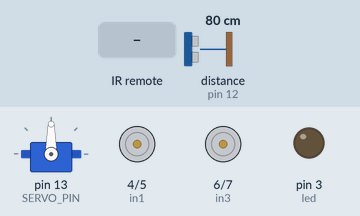
Recording of a sketch running on a simulated Arduino Uno, built with avr-gcc and run on an emulated ATmega328P. On the bench: servo, motor-driver pin pairs drawn as motors (green arrow = first pin HIGH = forward, orange = second pin HIGH = backward, longer = more drive, scaled by the enable pin), output pins drawn as LEDs (lit = HIGH). Wiring (inferred from the names in the program): ultrasonic range finder: trigger pin 10; echo pin 12. The inputs (shaded band) are chosen by the test bench; at power-on: distance to the obstacle (sensor on pin 12) 80 cm. The echo pulse lasts 58.3 µs per cm; pins used as bus, display or sensor lines are not drawn.

Above: at 1.3 s.
1.4 s: infrared code 0xD received
At 4.3 s:
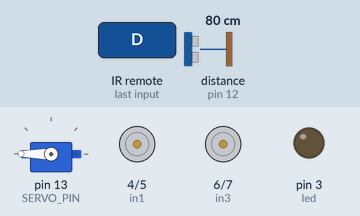
4.5 s: distance to the obstacle (sensor on pin 12) set to 43 cm
6.0 s: distance to the obstacle (sensor on pin 12) set to 34 cm
At 7.1 s:
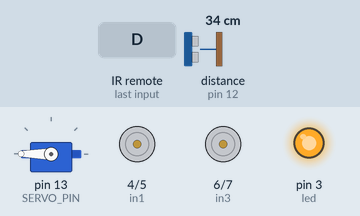
7.5 s: infrared code 0x46 received
9.5 s: infrared code 0x15 received
At 10.3 s:
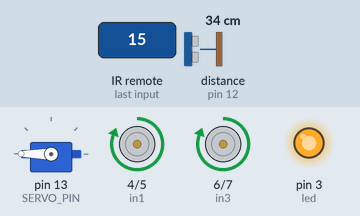
11.0 s: infrared code 0x44 received
At 11.4 s:
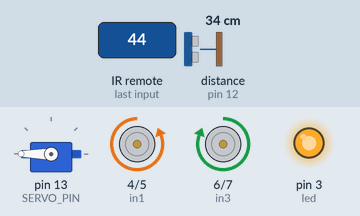
Timing chart, 0 to 13.5 s (numbered marks = the images above; inputs shaded):
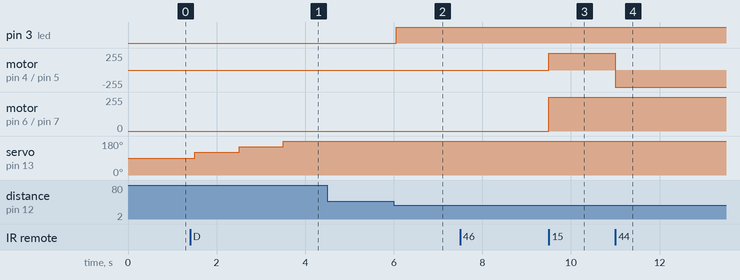

The sketch:

RC_Car_Project.ino
```cpp
// Below are links I used for testing each component, any code I referenced from them will have a comment added to them
// L298N Motor Driver
// https://howtomechatronics.com/tutorials/arduino/arduino-dc-motor-control-tutorial-l298n-pwm-h-bridge/
// Ultra Sonic Sensor
// https://www.tutorialspoint.com/arduino/arduino_ultrasonic_sensor.htm
// IR Receiver
// https://roboticsbackend.com/arduino-ir-remote-controller-tutorial-setup-and-map-buttons/#:~:text=For%20the%20IR%20receiver%2C%20you%20use%20the%20begin,%7B%20if%20%28IrReceiver.decode%28%29%29%20%7B%20IrReceiver.resume%28%29%3B%20Serial.println%28IrReceiver.decodedIRData.command%29%3B%20%7D%20%7D
// Servo Motor
// https://www.instructables.com/Arduino-Servo-Motors/
#include <IRremote.hpp>
#include <Servo.h>

// IR Remote Control related variables
int RECV_PIN = 9;
unsigned long control = 0;
bool gate = true;

// Motor/Motor Driver related variables
int enA = 2;
int in1 = 4;
int in2 = 5;
int enB = 8;
int in3 = 6;
int in4 = 7;
unsigned long mph = 150;

// Servo control related variables
int pos = 90;
int SERVO_PIN = 13;
Servo myservo;

// Ultrasonic sensor related variables
const int pingPin = 10;
const int echoPin = 12;
long duration = 0;
bool warn = false;

// LED related variables
int led = 3;

typedef struct task {
  int state;
  unsigned long period;
  unsigned long elapsedTime;
  int (*TickFct)(int);
} task;

const unsigned short tasksNum = 5;
task tasks[tasksNum];

// Remote input helper function
// I had some knowled of using IR Receiver before but this code in particular that I got from the link made it a lot more appealing when reading the value
// IrReceiver.decodedIRData.command
void remote_input() {
  switch (IrReceiver.decodedIRData.command) {
    // Motor control
    case 70: // forward / up
        control = 1;
      break;
    case 21: // backward / down
        control = 2;
      break;
    case 68: // left / left
        control = 3;
      break;
    case 67: // right / right
        control = 4;
      break;
    case 64: // neutral / ok
        control = 5;
      break;
    // Speed control
    case 22: // increase / 1
        control = 6;
      break;
    case 12: // decrease / 4
        control = 7;
      break;
    // Servo control
    case 13: // rotate_left / 3
        control = 8;
      break;
    case 94: // rotate_right / 6
        control = 9;
      break;
    // Reset variables and states before turning off
    case 82: // reset / 0
        control = 10;
      break;
    default:
        control = 0;
      break;
  }
}

// Ultra Sonic Sensor helper function
// I used the code in the link and made small adjustment to get the code below
void us_ping() {
  digitalWrite(pingPin, LOW);
  delayMicroseconds(2);
  digitalWrite(pingPin, HIGH);
  delayMicroseconds(10);
  digitalWrite(pingPin, LOW);
  duration = pulseIn(echoPin, HIGH);

  if (duration/148 < 15) {
    warn = true;
  } else {
    warn = false;
  }
}

// Read input from controller
enum CONT { Start, CONT_Input };
int CarController(int state) {
  switch(state) {
    case Start:
      state = CONT_Input;
      break;
    case CONT_Input:
      if (control == 10) {
        state = Start;
      }
      break;
    default:
      break;
  }
  switch(state) {
    case Start:
      control = 0;
      break;
    case CONT_Input:
      if (IrReceiver.decode() && gate) {
        remote_input();
        IrReceiver.resume();
        gate = false;
      }
      if (!IrReceiver.decode()) {
        gate = true;
      }
      break;
    default:
      break;
  }
  return state;
}

// Controls direction of the motors to run
// There's only one way to set the motor direction but I had to figure out how to get a specific direction myself when testing
enum ENG { ENG_INIT, parked, forward, reverse, rotate_left, rotate_right, motor_reset };
int Motor(int state) {
  switch(state) {
    case ENG_INIT:
      state = parked;
      break;
    case parked:
      if (!warn && (control == 1)) {
        state = forward;
      } else if (control == 2) {
        state = reverse;
      } else if (control == 3) {
        state = rotate_left;
      } else if (control == 4) {
        state = rotate_right;
      } else if (control == 10) {
        state = motor_reset;
      }
      break;
    case forward:
      if (warn || (control == 5)) {
        state = parked;
      } else if (control == 2) {
        state = reverse;
      } else if (control == 3) {
        state = rotate_left;
      } else if (control == 4) {
        state = rotate_right;
      } else if (control == 10) {
        state = motor_reset;
      }
      break;
    case reverse:
      if (control == 5) {
        state = parked;
      } else if (!warn && (control == 1)) {
        state = forward;
      } else if (control == 3) {
        state = rotate_left;
      } else if (control == 4) {
        state = rotate_right;
      } else if (control == 10) {
        state = motor_reset;
      }
      break;
    case rotate_left:
      if (control == 5) {
        state = parked;
      } else if (!warn && (control == 1)) {
        state = forward;
      } else if (control == 2) {
        state = reverse;
      } else if (control == 4) {
        state = rotate_right;
      } else if (control == 10) {
        state = motor_reset;
      }
      break;
    case rotate_right:
      if (control == 5) {
        state = parked;
      } else if (!warn && (control == 1)) {
        state = forward;
      } else if (control == 2) {
        state = reverse;
      } else if (control == 3) {
        state = rotate_left;
      } else if (control == 10) {
        state = motor_reset;
      }
      break;
    case motor_reset:
      state = ENG_INIT;
      break;
    default:
      state = ENG_INIT;
      break;
  }
  switch(state) {
    case parked:
      digitalWrite(in1, LOW);
      digitalWrite(in2, LOW);
      digitalWrite(in3, LOW);
      digitalWrite(in4, LOW);
      break;
    case forward:
      digitalWrite(in1, LOW);
      digitalWrite(in2, HIGH);
      digitalWrite(in3, LOW);
      digitalWrite(in4, HIGH);
      break;
    case reverse:
      digitalWrite(in1, HIGH);
      digitalWrite(in2, LOW);
      digitalWrite(in3, HIGH);
      digitalWrite(in4, LOW);
      break;
    case rotate_left:
      digitalWrite(in1, LOW);
      digitalWrite(in2, HIGH);
      digitalWrite(in3, HIGH);
      digitalWrite(in4, LOW);
      break;
    case rotate_right:
      digitalWrite(in1, HIGH);
      digitalWrite(in2, LOW);
      digitalWrite(in3, LOW);
      digitalWrite(in4, HIGH);
      break;
    case motor_reset:
      digitalWrite(in1, LOW);
      digitalWrite(in2, LOW);
      digitalWrite(in3, LOW);
      digitalWrite(in4, LOW);
      break;
    default:
      break;
  }
  return state;
}

// Controls speed that the motors run
// There's only one way to set the motor speed
enum SPEED { SPD_INIT, stabled, increase, decrease, reset };
int Speed(int state) {
  switch(state) {
    case SPD_INIT:
      state = stabled;
      break;
    case stabled:
      if (control == 6) {
        state = increase;
      } else if (control == 7) {
        state = decrease;
      } else if ((control == 5) || (control == 10)) {
        state = reset;
      }
      break;
    case increase:
      if ((control == 5) || (control == 10)) {
        state = reset;
      } else {
        state = stabled;
      }
      break;
    case decrease:
      if (control == 7) {
        state = decrease;
      } else if ((control == 5) || (control == 10)) {
        state = reset;
      } else {
        state = stabled;
      }
      break;
    case reset:
      state = SPD_INIT;
      break;
    default:
      state = SPD_INIT;
      break;
  }
  switch(state) {
    case stabled:
      if (control == 1) {
        mph = 200;
        analogWrite(enA, mph);
        analogWrite(enB, mph);
      } else if ((control == 2) || (control == 3) || (control == 4)) {
        mph = 150;
        analogWrite(enA, mph);
        analogWrite(enB, mph);
      }
      break;
    case increase:
      if (mph < 250) {
        mph += 50;
        analogWrite(enA, mph);
        analogWrite(enB, mph);
      }
      break;
    case decrease:
      if (mph > 150) {
        mph -= 50;
        analogWrite(enA, mph);
        analogWrite(enB, mph);
      }
      break;
    case reset:
      mph = 150;
      analogWrite(enA, mph);
      analogWrite(enB, mph);
      break;
    default:
      break;
  }
  return state;
}

// Enabled user warning
enum SIGNALS { SIG_INIT, enabled };
int Warning(int state) {
  switch(state) {
    case SIG_INIT:
      state = enabled;
      break;
    case enabled:
      if (control == 10) {
        state = SIG_INIT;
      }
      break;
    default:
      state = SIG_INIT;
      break;
  }
  switch(state) {
    case enabled:
      us_ping();
      if (warn) {
        digitalWrite(led, HIGH);
        if (control == 1) {
          control = 5;
          digitalWrite(in1, LOW);
          digitalWrite(in2, LOW);
          digitalWrite(in3, LOW);
          digitalWrite(in4, LOW);
        }
      } else if (!warn) {
        digitalWrite(led, LOW);
      }
      break;
    default:
      break;
  }
  return state;
}

// Rotates sensor left and right
enum SERVO { S_INIT, S_Wait, left, right, pos_reset };
int USS_Move(int state) {
  switch(state) {
    case S_INIT:
      state = S_Wait;
      break;
    case S_Wait:
      if (control == 8) {
        state = left;
      } else if (control == 9) {
        state = right;
      } else if (control == 10) {
        state = pos_reset;
      }
      break;
    case left:
      if (control == 10) {
        state = pos_reset;
      } else {
        state = S_Wait;
      }
      break;
    case right:
      if (control == 10) {
        state = pos_reset;
      } else {
        state = S_Wait;
      }
      break;
    case pos_reset:
      state = S_INIT;
      break;
    default:
      state = S_INIT;
      break;
  }
  switch(state) {
    case left:
      if (pos < 180) {
        pos += 30;
        myservo.write(pos);
      }
      break;
    case right:
      if (pos > 0) {
        pos -= 30;
        myservo.write(pos);
      }
      break;
    case pos_reset:
      break;
      pos = 90;
      myservo.write(pos);
    default:
      break;
  }
  return state;
}

void setup() {
  IrReceiver.begin(RECV_PIN);

  pinMode(enA, OUTPUT);
  pinMode(in1, OUTPUT);
  pinMode(in2, OUTPUT);
  pinMode(in3, OUTPUT);
  pinMode(in4, OUTPUT);
  pinMode(enB, OUTPUT);

  digitalWrite(in1, LOW);
  digitalWrite(in2, LOW);
  digitalWrite(in3, LOW);
  digitalWrite(in4, LOW);

  myservo.attach(SERVO_PIN);

  pinMode(pingPin, OUTPUT);
  pinMode(echoPin, INPUT);
  digitalWrite(pingPin, LOW);

  pinMode(led, OUTPUT);

  unsigned char i = 0;
  tasks[i].state = Start;
  tasks[i].period = 500;
  tasks[i].elapsedTime = 0;
  tasks[i].TickFct = &CarController;
  i++;
  tasks[i].state = ENG_INIT;
  tasks[i].period = 500;
  tasks[i].elapsedTime = 0;
  tasks[i].TickFct = &Motor;
  i++;
  tasks[i].state = SPD_INIT;
  tasks[i].period = 500;
  tasks[i].elapsedTime = 0;
  tasks[i].TickFct = &Speed;
  i++;
  tasks[i].state = SIG_INIT;
  tasks[i].period = 500;
  tasks[i].elapsedTime = 0;
  tasks[i].TickFct = &Warning;
  i++;
  tasks[i].state = S_INIT;
  tasks[i].period = 500;
  tasks[i].elapsedTime = 0;
  tasks[i].TickFct = &USS_Move;

  Serial.begin(9600);
}

void loop() {
  unsigned char i;
  for (i = 0; i < tasksNum; i++) {
    if ((millis() - tasks[i].elapsedTime) >= tasks[i].period) {
      tasks[i].state = tasks[i].TickFct(tasks[i].state);
      tasks[i].elapsedTime = millis();
    }
  }
}
```

Measured:
- the behaviour switches between 39 and 38 cm on distance to the obstacle (sensor on pin 12) (found by bisection; images 1 and 2)
- after the input at 1.4 s, servo on pin 13 (SERVO_PIN): 90° → 120° after 0.11 s, → 150° 1.0 s later, → 180° 1.0 s later
- after the input at 4.5 s, every drawn part: stays the same
- after the input at 6.0 s, pin 3 (led): LOW → HIGH after 0.05 s
- after the input at 9.5 s, motor on pin 4 (in1) / pin 5 (in2), motor on pin 6 (in3) / pin 7 (in4): stopped → forward 255/255 at once
- after the input at 11.0 s, motor on pin 4 (in1) / pin 5 (in2): forward 255/255 → backward 255/255 at once
